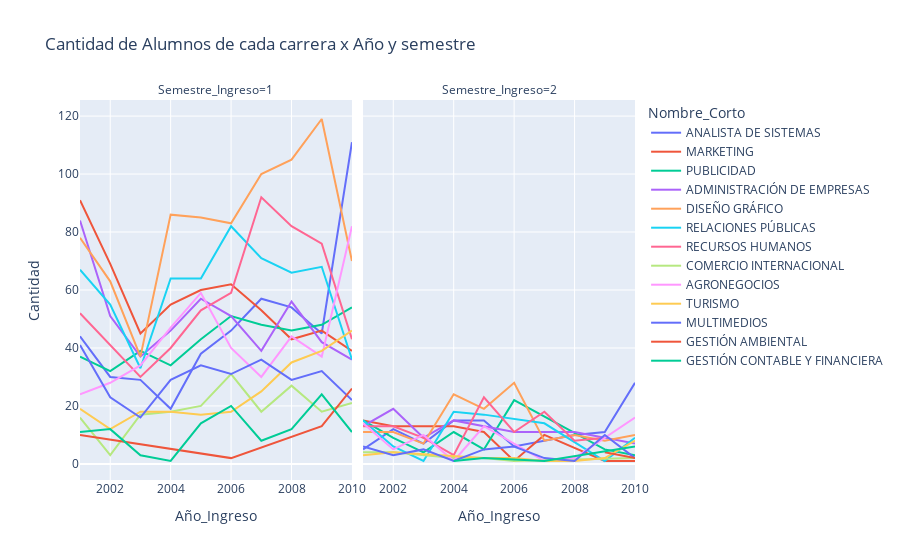

The cell this chart's notebook holds for it:
### Markdown cell above
### Cantidad de Alumnos de cada carrera x Año y semestre

### Code cell
df_Cantidad_Alumnos_Año = df_ALUCarrera.groupby(['Id_Carrera','Año_Ingreso','Semestre_Ingreso'])['Id_Alumno'].count().reset_index(name='Cantidad')
df_Cantidad_Alumnos_Año = pd.merge(df_Cantidad_Alumnos_Año,
                        df_Carreras[['Id_Carrera','Nombre_Corto']],
                        how='inner',
                        on=['Id_Carrera'])
px.line(df_Cantidad_Alumnos_Año, x="Año_Ingreso",y='Cantidad', color="Nombre_Corto", title='Cantidad de Alumnos de cada carrera x Año y semestre', facet_col='Semestre_Ingreso')

### Figure 1 — Plotly figure (JSON) as saved in the notebook; plotly's stock layout.template omitted (floating-point values rounded to 4 significant figures)
{"data": [{"hovertemplate": "Nombre_Corto=ANALISTA DE SISTEMAS<br>Semestre_Ingreso=1<br>Año_Ingreso=%{x}<br>Cantidad=%{y}<extra></extra>", "legendgroup": "ANALISTA DE SISTEMAS", "line": {"color": "#636efa", "dash": "solid"}, "marker": {"symbol": "circle"}, "mode": "lines", "name": "ANALISTA DE SISTEMAS", "orientation": "v", "showlegend": true, "type": "scatter", "x": [2001, 2002, 2003, 2004, 2005, 2006, 2007, 2008, 2009, 2010], "xaxis": "x", "y": [44, 30, 29, 19, 38, 46, 57, 54, 45, 111], "yaxis": "y"}, {"hovertemplate": "Nombre_Corto=ANALISTA DE SISTEMAS<br>Semestre_Ingreso=2<br>Año_Ingreso=%{x}<br>Cantidad=%{y}<extra></extra>", "legendgroup": "ANALISTA DE SISTEMAS", "line": {"color": "#636efa", "dash": "solid"}, "marker": {"symbol": "circle"}, "mode": "lines", "name": "ANALISTA DE SISTEMAS", "orientation": "v", "showlegend": false, "type": "scatter", "x": [2001, 2002, 2003, 2004, 2005, 2006, 2008, 2009, 2010], "xaxis": "x2", "y": [5, 12, 7, 15, 15, 6, 10, 11, 28], "yaxis": "y2"}, {"hovertemplate": "Nombre_Corto=MARKETING<br>Semestre_Ingreso=1<br>Año_Ingreso=%{x}<br>Cantidad=%{y}<extra></extra>", "legendgroup": "MARKETING", "line": {"color": "#EF553B", "dash": "solid"}, "marker": {"symbol": "circle"}, "mode": "lines", "name": "MARKETING", "orientation": "v", "showlegend": true, "type": "scatter", "x": [2001, 2002, 2003, 2004, 2005, 2006, 2007, 2008, 2009, 2010], "xaxis": "x", "y": [91, 69, 45, 55, 60, 62, 53, 43, 46, 39], "yaxis": "y"}, {"hovertemplate": "Nombre_Corto=MARKETING<br>Semestre_Ingreso=2<br>Año_Ingreso=%{x}<br>Cantidad=%{y}<extra></extra>", "legendgroup": "MARKETING", "line": {"color": "#EF553B", "dash": "solid"}, "marker": {"symbol": "circle"}, "mode": "lines", "name": "MARKETING", "orientation": "v", "showlegend": false, "type": "scatter", "x": [2001, 2002, 2003, 2004, 2005, 2006, 2007, 2009, 2010], "xaxis": "x2", "y": [15, 13, 13, 13, 11, 1, 10, 1, 1], "yaxis": "y2"}, {"hovertemplate": "Nombre_Corto=PUBLICIDAD<br>Semestre_Ingreso=1<br>Año_Ingreso=%{x}<br>Cantidad=%{y}<extra></extra>", "legendgroup": "PUBLICIDAD", "line": {"color": "#00cc96", "dash": "solid"}, "marker": {"symbol": "circle"}, "mode": "lines", "name": "PUBLICIDAD", "orientation": "v", "showlegend": true, "type": "scatter", "x": [2001, 2002, 2003, 2004, 2005, 2006, 2007, 2008, 2009, 2010], "xaxis": "x", "y": [37, 32, 39, 34, 43, 51, 48, 46, 48, 54], "yaxis": "y"}, {"hovertemplate": "Nombre_Corto=PUBLICIDAD<br>Semestre_Ingreso=2<br>Año_Ingreso=%{x}<br>Cantidad=%{y}<extra></extra>", "legendgroup": "PUBLICIDAD", "line": {"color": "#00cc96", "dash": "solid"}, "marker": {"symbol": "circle"}, "mode": "lines", "name": "PUBLICIDAD", "orientation": "v", "showlegend": false, "type": "scatter", "x": [2001, 2002, 2003, 2004, 2005, 2006, 2009, 2010], "xaxis": "x2", "y": [15, 9, 4, 11, 5, 22, 5, 3], "yaxis": "y2"}, {"hovertemplate": "Nombre_Corto=ADMINISTRACIÓN DE EMPRESAS<br>Semestre_Ingreso=1<br>Año_Ingreso=%{x}<br>Cantidad=%{y}<extra></extra>", "legendgroup": "ADMINISTRACIÓN DE EMPRESAS", "line": {"color": "#ab63fa", "dash": "solid"}, "marker": {"symbol": "circle"}, "mode": "lines", "name": "ADMINISTRACIÓN DE EMPRESAS", "orientation": "v", "showlegend": true, "type": "scatter", "x": [2001, 2002, 2003, 2004, 2005, 2006, 2007, 2008, 2009, 2010], "xaxis": "x", "y": [84, 51, 37, 46, 57, 51, 39, 56, 42, 36], "yaxis": "y"}, {"hovertemplate": "Nombre_Corto=ADMINISTRACIÓN DE EMPRESAS<br>Semestre_Ingreso=2<br>Año_Ingreso=%{x}<br>Cantidad=%{y}<extra></extra>", "legendgroup": "ADMINISTRACIÓN DE EMPRESAS", "line": {"color": "#ab63fa", "dash": "solid"}, "marker": {"symbol": "circle"}, "mode": "lines", "name": "ADMINISTRACIÓN DE EMPRESAS", "orientation": "v", "showlegend": false, "type": "scatter", "x": [2001, 2002, 2003, 2004, 2005, 2006, 2007, 2008, 2010], "xaxis": "x2", "y": [13, 19, 9, 15, 13, 11, 11, 11, 7], "yaxis": "y2"}, {"hovertemplate": "Nombre_Corto=DISEÑO GRÁFICO<br>Semestre_Ingreso=1<br>Año_Ingreso=%{x}<br>Cantidad=%{y}<extra></extra>", "legendgroup": "DISEÑO GRÁFICO", "line": {"color": "#FFA15A", "dash": "solid"}, "marker": {"symbol": "circle"}, "mode": "lines", "name": "DISEÑO GRÁFICO", "orientation": "v", "showlegend": true, "type": "scatter", "x": [2001, 2002, 2003, 2004, 2005, 2006, 2007, 2008, 2009, 2010], "xaxis": "x", "y": [78, 63, 37, 86, 85, 83, 100, 105, 119, 70], "yaxis": "y"}, {"hovertemplate": "Nombre_Corto=DISEÑO GRÁFICO<br>Semestre_Ingreso=2<br>Año_Ingreso=%{x}<br>Cantidad=%{y}<extra></extra>", "legendgroup": "DISEÑO GRÁFICO", "line": {"color": "#FFA15A", "dash": "solid"}, "marker": {"symbol": "circle"}, "mode": "lines", "name": "DISEÑO GRÁFICO", "orientation": "v", "showlegend": false, "type": "scatter", "x": [2001, 2002, 2003, 2004, 2005, 2006, 2007, 2008, 2009, 2010], "xaxis": "x2", "y": [11, 11, 7, 24, 19, 28, 8, 10, 8, 10], "yaxis": "y2"}, {"hovertemplate": "Nombre_Corto=RELACIONES PÚBLICAS<br>Semestre_Ingreso=1<br>Año_Ingreso=%{x}<br>Cantidad=%{y}<extra></extra>", "legendgroup": "RELACIONES PÚBLICAS", "line": {"color": "#19d3f3", "dash": "solid"}, "marker": {"symbol": "circle"}, "mode": "lines", "name": "RELACIONES PÚBLICAS", "orientation": "v", "showlegend": true, "type": "scatter", "x": [2001, 2002, 2003, 2004, 2005, 2006, 2007, 2008, 2009, 2010], "xaxis": "x", "y": [67, 55, 33, 64, 64, 82, 71, 66, 68, 36], "yaxis": "y"}, {"hovertemplate": "Nombre_Corto=RELACIONES PÚBLICAS<br>Semestre_Ingreso=2<br>Año_Ingreso=%{x}<br>Cantidad=%{y}<extra></extra>", "legendgroup": "RELACIONES PÚBLICAS", "line": {"color": "#19d3f3", "dash": "solid"}, "marker": {"symbol": "circle"}, "mode": "lines", "name": "RELACIONES PÚBLICAS", "orientation": "v", "showlegend": false, "type": "scatter", "x": [2001, 2002, 2003, 2004, 2005, 2007, 2009, 2010], "xaxis": "x2", "y": [15, 6, 1, 18, 17, 14, 1, 9], "yaxis": "y2"}, {"hovertemplate": "Nombre_Corto=RECURSOS HUMANOS<br>Semestre_Ingreso=1<br>Año_Ingreso=%{x}<br>Cantidad=%{y}<extra></extra>", "legendgroup": "RECURSOS HUMANOS", "line": {"color": "#FF6692", "dash": "solid"}, "marker": {"symbol": "circle"}, "mode": "lines", "name": "RECURSOS HUMANOS", "orientation": "v", "showlegend": true, "type": "scatter", "x": [2001, 2002, 2003, 2004, 2005, 2006, 2007, 2008, 2009, 2010], "xaxis": "x", "y": [52, 41, 30, 40, 53, 59, 92, 82, 76, 43], "yaxis": "y"}, {"hovertemplate": "Nombre_Corto=RECURSOS HUMANOS<br>Semestre_Ingreso=2<br>Año_Ingreso=%{x}<br>Cantidad=%{y}<extra></extra>", "legendgroup": "RECURSOS HUMANOS", "line": {"color": "#FF6692", "dash": "solid"}, "marker": {"symbol": "circle"}, "mode": "lines", "name": "RECURSOS HUMANOS", "orientation": "v", "showlegend": false, "type": "scatter", "x": [2001, 2002, 2003, 2004, 2005, 2006, 2007, 2008, 2009], "xaxis": "x2", "y": [13, 13, 9, 3, 23, 11, 18, 8, 9], "yaxis": "y2"}, {"hovertemplate": "Nombre_Corto=COMERCIO INTERNACIONAL<br>Semestre_Ingreso=1<br>Año_Ingreso=%{x}<br>Cantidad=%{y}<extra></extra>", "legendgroup": "COMERCIO INTERNACIONAL", "line": {"color": "#B6E880", "dash": "solid"}, "marker": {"symbol": "circle"}, "mode": "lines", "name": "COMERCIO INTERNACIONAL", "orientation": "v", "showlegend": true, "type": "scatter", "x": [2001, 2002, 2003, 2004, 2005, 2006, 2007, 2008, 2009, 2010], "xaxis": "x", "y": [16, 3, 17, 18, 20, 31, 18, 27, 18, 21], "yaxis": "y"}, {"hovertemplate": "Nombre_Corto=COMERCIO INTERNACIONAL<br>Semestre_Ingreso=2<br>Año_Ingreso=%{x}<br>Cantidad=%{y}<extra></extra>", "legendgroup": "COMERCIO INTERNACIONAL", "line": {"color": "#B6E880", "dash": "solid"}, "marker": {"symbol": "circle"}, "mode": "lines", "name": "COMERCIO INTERNACIONAL", "orientation": "v", "showlegend": false, "type": "scatter", "x": [2001, 2002, 2004, 2005, 2006, 2010], "xaxis": "x2", "y": [4, 4, 2, 2, 1, 2], "yaxis": "y2"}, {"hovertemplate": "Nombre_Corto=AGRONEGOCIOS<br>Semestre_Ingreso=1<br>Año_Ingreso=%{x}<br>Cantidad=%{y}<extra></extra>", "legendgroup": "AGRONEGOCIOS", "line": {"color": "#FF97FF", "dash": "solid"}, "marker": {"symbol": "circle"}, "mode": "lines", "name": "AGRONEGOCIOS", "orientation": "v", "showlegend": true, "type": "scatter", "x": [2001, 2002, 2003, 2004, 2005, 2006, 2007, 2008, 2009, 2010], "xaxis": "x", "y": [24, 28, 34, 47, 59, 40, 30, 44, 37, 82], "yaxis": "y"}, {"hovertemplate": "Nombre_Corto=AGRONEGOCIOS<br>Semestre_Ingreso=2<br>Año_Ingreso=%{x}<br>Cantidad=%{y}<extra></extra>", "legendgroup": "AGRONEGOCIOS", "line": {"color": "#FF97FF", "dash": "solid"}, "marker": {"symbol": "circle"}, "mode": "lines", "name": "AGRONEGOCIOS", "orientation": "v", "showlegend": false, "type": "scatter", "x": [2001, 2002, 2003, 2004, 2005, 2006, 2007, 2008, 2010], "xaxis": "x2", "y": [14, 5, 10, 1, 13, 7, 1, 2, 16], "yaxis": "y2"}, {"hovertemplate": "Nombre_Corto=TURISMO<br>Semestre_Ingreso=1<br>Año_Ingreso=%{x}<br>Cantidad=%{y}<extra></extra>", "legendgroup": "TURISMO", "line": {"color": "#FECB52", "dash": "solid"}, "marker": {"symbol": "circle"}, "mode": "lines", "name": "TURISMO", "orientation": "v", "showlegend": true, "type": "scatter", "x": [2001, 2002, 2003, 2004, 2005, 2006, 2007, 2008, 2009, 2010], "xaxis": "x", "y": [19, 12, 18, 18, 17, 18, 25, 35, 39, 46], "yaxis": "y"}, {"hovertemplate": "Nombre_Corto=TURISMO<br>Semestre_Ingreso=2<br>Año_Ingreso=%{x}<br>Cantidad=%{y}<extra></extra>", "legendgroup": "TURISMO", "line": {"color": "#FECB52", "dash": "solid"}, "marker": {"symbol": "circle"}, "mode": "lines", "name": "TURISMO", "orientation": "v", "showlegend": false, "type": "scatter", "x": [2001, 2002, 2005, 2006, 2007, 2008, 2009, 2010], "xaxis": "x2", "y": [3, 4, 2, 2, 1, 1, 2, 8], "yaxis": "y2"}, {"hovertemplate": "Nombre_Corto=MULTIMEDIOS<br>Semestre_Ingreso=1<br>Año_Ingreso=%{x}<br>Cantidad=%{y}<extra></extra>", "legendgroup": "MULTIMEDIOS", "line": {"color": "#636efa", "dash": "solid"}, "marker": {"symbol": "circle"}, "mode": "lines", "name": "MULTIMEDIOS", "orientation": "v", "showlegend": true, "type": "scatter", "x": [2001, 2002, 2003, 2004, 2005, 2006, 2007, 2008, 2009, 2010], "xaxis": "x", "y": [41, 23, 16, 29, 34, 31, 36, 29, 32, 22], "yaxis": "y"}, {"hovertemplate": "Nombre_Corto=MULTIMEDIOS<br>Semestre_Ingreso=2<br>Año_Ingreso=%{x}<br>Cantidad=%{y}<extra></extra>", "legendgroup": "MULTIMEDIOS", "line": {"color": "#636efa", "dash": "solid"}, "marker": {"symbol": "circle"}, "mode": "lines", "name": "MULTIMEDIOS", "orientation": "v", "showlegend": false, "type": "scatter", "x": [2001, 2002, 2003, 2004, 2005, 2006, 2007, 2008, 2009, 2010], "xaxis": "x2", "y": [6, 3, 5, 1, 5, 6, 2, 1, 10, 2], "yaxis": "y2"}, {"hovertemplate": "Nombre_Corto=GESTIÓN AMBIENTAL<br>Semestre_Ingreso=1<br>Año_Ingreso=%{x}<br>Cantidad=%{y}<extra></extra>", "legendgroup": "GESTIÓN AMBIENTAL", "line": {"color": "#EF553B", "dash": "solid"}, "marker": {"symbol": "circle"}, "mode": "lines", "name": "GESTIÓN AMBIENTAL", "orientation": "v", "showlegend": true, "type": "scatter", "x": [2001, 2006, 2009, 2010], "xaxis": "x", "y": [10, 2, 13, 26], "yaxis": "y"}, {"hovertemplate": "Nombre_Corto=GESTIÓN AMBIENTAL<br>Semestre_Ingreso=2<br>Año_Ingreso=%{x}<br>Cantidad=%{y}<extra></extra>", "legendgroup": "GESTIÓN AMBIENTAL", "line": {"color": "#EF553B", "dash": "solid"}, "marker": {"symbol": "circle"}, "mode": "lines", "name": "GESTIÓN AMBIENTAL", "orientation": "v", "showlegend": false, "type": "scatter", "x": [2009, 2010], "xaxis": "x2", "y": [4, 2], "yaxis": "y2"}, {"hovertemplate": "Nombre_Corto=GESTIÓN CONTABLE Y FINANCIERA<br>Semestre_Ingreso=1<br>Año_Ingreso=%{x}<br>Cantidad=%{y}<extra></extra>", "legendgroup": "GESTIÓN CONTABLE Y FINANCIERA", "line": {"color": "#00cc96", "dash": "solid"}, "marker": {"symbol": "circle"}, "mode": "lines", "name": "GESTIÓN CONTABLE Y FINANCIERA", "orientation": "v", "showlegend": true, "type": "scatter", "x": [2001, 2002, 2003, 2004, 2005, 2006, 2007, 2008, 2009, 2010], "xaxis": "x", "y": [11, 12, 3, 1, 14, 20, 8, 12, 24, 11], "yaxis": "y"}, {"hovertemplate": "Nombre_Corto=GESTIÓN CONTABLE Y FINANCIERA<br>Semestre_Ingreso=2<br>Año_Ingreso=%{x}<br>Cantidad=%{y}<extra></extra>", "legendgroup": "GESTIÓN CONTABLE Y FINANCIERA", "line": {"color": "#00cc96", "dash": "solid"}, "marker": {"symbol": "circle"}, "mode": "lines", "name": "GESTIÓN CONTABLE Y FINANCIERA", "orientation": "v", "showlegend": false, "type": "scatter", "x": [2004, 2005, 2007, 2010], "xaxis": "x2", "y": [1, 2, 1, 6], "yaxis": "y2"}], "layout": {"annotations": [{"font": {}, "showarrow": false, "text": "Semestre_Ingreso=1", "x": 0.245, "xanchor": "center", "xref": "paper", "y": 1, "yanchor": "bottom", "yref": "paper"}, {"font": {}, "showarrow": false, "text": "Semestre_Ingreso=2", "x": 0.755, "xanchor": "center", "xref": "paper", "y": 1, "yanchor": "bottom", "yref": "paper"}], "legend": {"title": {"text": "Nombre_Corto"}, "tracegroupgap": 0}, "title": {"text": "Cantidad de Alumnos de cada carrera x Año y semestre"}, "xaxis": {"anchor": "y", "domain": [0, 0.49], "title": {"text": "Año_Ingreso"}}, "xaxis2": {"anchor": "y2", "domain": [0.51, 1], "matches": "x", "title": {"text": "Año_Ingreso"}}, "yaxis": {"anchor": "x", "domain": [0, 1], "title": {"text": "Cantidad"}}, "yaxis2": {"anchor": "x2", "domain": [0, 1], "matches": "y", "showticklabels": false}}}
